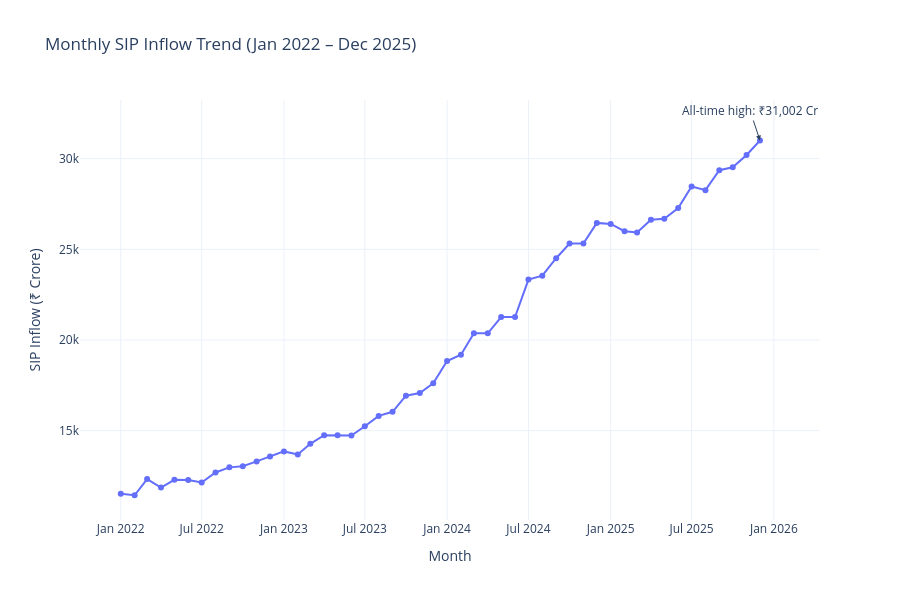

This figure's notebook cell:
### Markdown cell above
# Task 3: SIP Inflow Time Series

Objective:
Visualize monthly SIP inflow trend from Jan 2022 to Dec 2025 and highlight the ₹31,002 Cr all-time high in Dec 2025.

### Code cell
sip["month"] = pd.to_datetime(sip["month"])

max_idx = sip["sip_inflow_crore"].idxmax()
max_month = sip.loc[max_idx, "month"].strftime("%Y-%m-%d")
max_value = sip.loc[max_idx, "sip_inflow_crore"]

fig = px.line(
    sip,
    x="month",
    y="sip_inflow_crore",
    markers=True,
    title="Monthly SIP Inflow Trend (Jan 2022 – Dec 2025)"
)

fig.add_annotation(
    x=max_month,
    y=max_value,
    text=f"All-time high: ₹{max_value:,.0f} Cr",
    showarrow=True,
    arrowhead=2
)

fig.update_layout(
    template="plotly_white",
    xaxis_title="Month",
    yaxis_title="SIP Inflow (₹ Crore)",
    height=600
)

fig.show()

### Figure 1 — Plotly figure (JSON) as saved in the notebook; plotly's stock layout.template omitted (floating-point values rounded to 4 significant figures)
{"data": [{"hovertemplate": "month=%{x}<br>sip_inflow_crore=%{y}<extra></extra>", "legendgroup": "", "line": {"color": "#636efa", "dash": "solid"}, "marker": {"symbol": "circle"}, "mode": "lines+markers", "name": "", "orientation": "v", "showlegend": false, "type": "scatter", "x": ["2022-01-01T00:00:00", "2022-02-01T00:00:00", "2022-03-01T00:00:00", "2022-04-01T00:00:00", "2022-05-01T00:00:00", "2022-06-01T00:00:00", "2022-07-01T00:00:00", "2022-08-01T00:00:00", "2022-09-01T00:00:00", "2022-10-01T00:00:00", "2022-11-01T00:00:00", "2022-12-01T00:00:00", "2023-01-01T00:00:00", "2023-02-01T00:00:00", "2023-03-01T00:00:00", "2023-04-01T00:00:00", "2023-05-01T00:00:00", "2023-06-01T00:00:00", "2023-07-01T00:00:00", "2023-08-01T00:00:00", "2023-09-01T00:00:00", "2023-10-01T00:00:00", "2023-11-01T00:00:00", "2023-12-01T00:00:00", "2024-01-01T00:00:00", "2024-02-01T00:00:00", "2024-03-01T00:00:00", "2024-04-01T00:00:00", "2024-05-01T00:00:00", "2024-06-01T00:00:00", "2024-07-01T00:00:00", "2024-08-01T00:00:00", "2024-09-01T00:00:00", "2024-10-01T00:00:00", "2024-11-01T00:00:00", "2024-12-01T00:00:00", "2025-01-01T00:00:00", "2025-02-01T00:00:00", "2025-03-01T00:00:00", "2025-04-01T00:00:00", "2025-05-01T00:00:00", "2025-06-01T00:00:00", "2025-07-01T00:00:00", "2025-08-01T00:00:00", "2025-09-01T00:00:00", "2025-10-01T00:00:00", "2025-11-01T00:00:00", "2025-12-01T00:00:00"], "xaxis": "x", "y": [11517, 11438, 12328, 11863, 12286, 12276, 12140, 12694, 12976, 13040, 13306, 13573, 13856, 13687, 14276, 14749, 14749, 14734, 15245, 15814, 16042, 16928, 17073, 17610, 18838, 19187, 20371, 20371, 21262, 21262, 23332, 23547, 24509, 25323, 25320, 26459, 26400, 25999, 25926, 26632, 26688, 27274, 28464, 28265, 29361, 29529, 30200, 31002], "yaxis": "y"}], "layout": {"annotations": [{"arrowhead": 2, "showarrow": true, "text": "All-time high: ₹31,002 Cr", "x": "2025-12-01", "y": 31002}], "height": 600, "legend": {"tracegroupgap": 0}, "title": {"text": "Monthly SIP Inflow Trend (Jan 2022 – Dec 2025)"}, "xaxis": {"anchor": "y", "domain": [0, 1], "title": {"text": "Month"}}, "yaxis": {"anchor": "x", "domain": [0, 1], "title": {"text": "SIP Inflow (₹ Crore)"}}}}
